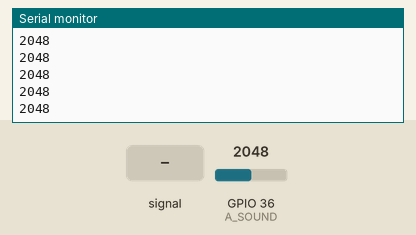
Bench run of a sketch on a simulated ESP32. On the bench: the last lines printed to the serial monitor. The inputs (shaded band) are chosen by the test bench; at power-on: GPIO 36 (A_SOUND) = 2048.

Above: at 1.2 s.
1.3 s: GPIO 36 (A_SOUND) fed a 200 Hz sine of ±327 counts around its level
At 2.2 s:
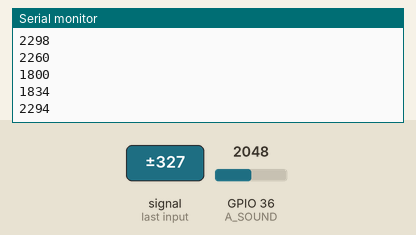
2.8 s: GPIO 36 (A_SOUND) set to 2866
At 3.9 s:
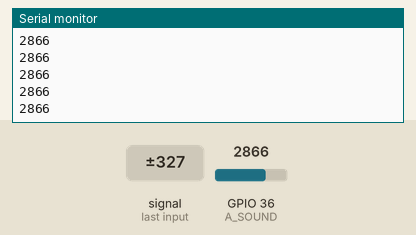
4.3 s: GPIO 36 (A_SOUND) fed a 1000 Hz sine of ±1023 counts around its level
5.8 s: GPIO 36 (A_SOUND) set to 2047
At 6.5 s:
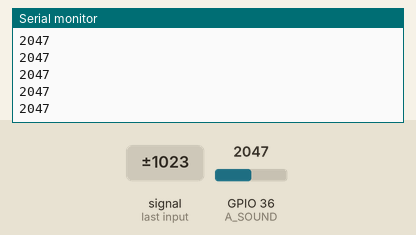
Timing chart, 0 to 8.3 s (numbered marks = the images above; inputs shaded):
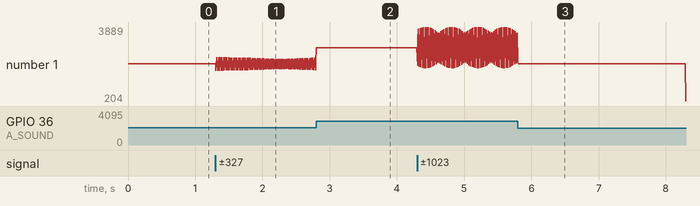

Measured:
- after the input at 1.3 s, the serial monitor: prints a new line at once (image 1)
- plotted number 1: 2048 → 2166 after the input at 1.3 s

The sketch:

test4_analogread_sound.ino
```cpp
/************************
  func 1 analogRead sound
*************************/
# include <Arduino.h>
# define A_SOUND 36
# define A_LIGHT 39
//sound is IO36
//light is IO39

void setup() {
  // initialize serial communication at 9600 bits per second:
  Serial.begin(9600);
}

void loop() {
  // read the input on analog pin 0:
  //读取A0脚输入值大小（0-5V对应0~1023）
  int sensorValue = analogRead(A_SOUND);

  // print out the value you read:
  Serial.println(sensorValue);
  delay(1); // delay 1 ms in between reads for stability

}

///************************
//  func 2 light led
//*************************/
//#include <Arduino.h>
//#include <Adafruit_NeoPixel.h>
//Adafruit_NeoPixel pixels(3,17, NEO_GRB + NEO_KHZ800);
//
//bool status_led = false;
//
//void led_on(){
//  pixels.setPixelColor(0, pixels.Color(10, 0, 0));
//  pixels.show();
//  Serial.println("led_on");
//}
//
//void led_off(){
//  pixels.setPixelColor(0, pixels.Color(0, 0, 0));
//  pixels.show();
//  Serial.println("led_off");
//}
//
//void change_led_status(){
//  if (status_led == false){
//    led_on();
//    status_led = true;
//  }
//  else if (status_led == true){
//    led_off();
//    status_led = false;
//  }
//  else
//    Serial.println("status_led error.");
//}
//
//
//void setup() {
//  Serial.begin(9600);
//  pixels.begin();
//
//  // set time
//
//}
//void loop() {
//  // judge time IRQ
//  change_led_status();
//  delay(500);
//}


/////************************
////  func 3 time irq -- mstimers
////  error:  MsTimer2 library only works on AVR architecture
////*************************/
//#include <MsTimer2.h>               //定时器库的 头文件
//
//
//#include <Arduino.h>
//#include <Adafruit_NeoPixel.h>
//Adafruit_NeoPixel pixels(3,17, NEO_GRB + NEO_KHZ800);
//
//static bool status_led = false;
//
//void led_on(){
//  pixels.setPixelColor(0, pixels.Color(10, 0, 0));
//  pixels.show();
//  Serial.println("led_on");
//}
//
//void led_off(){
//  pixels.setPixelColor(0, pixels.Color(0, 0, 0));
//  pixels.show();
//  Serial.println("led_off");
//}
//
//void change_led_status(){
//  if (status_led == false){
//    led_on();
//    status_led = true;
//  }
//  else if (status_led == true){
//    led_off();
//    status_led = false;
//  }
//  else
//    Serial.println("status_led error.");
//}
//
//void setup()
//{
//  Serial.begin(9600);
//  pixels.begin();
//
//  MsTimer2::set(1, change_led_status);        // 中断设置函数，每 500ms 进入一次中断
//  MsTimer2::start();                //开始计时
//
//}
//
//void loop()
//{
//
//}

/////************************
////  func 3 time irq -- mstimers 2
////  error:  MsTimer2 library only works on AVR architecture
////*************************/
//#include <MsTimer2.h>     //定时器库的头文件
//int tick = 0; //计数值
//
////中断服务程序
//void onTimer()
//{
//  Serial.print("timer ");
//  Serial.println(tick++);
//}
//
//void setup()
//{
//  Serial.begin(9600); //初始化串口
//
//  MsTimer2::set(1000, onTimer); //设置中断，每1000ms进入一次中断服务程序 onTimer()
//  MsTimer2::start(); //开始计时_开启定时器中断
//  //MsTimer2::stop(); //关闭定时器中断
//}
//
//void loop()
//{
//}
//


/////************************
////  func 3 time irq -- hw_timer_t
////  error: reboot
////*************************/
//
//#include <Arduino.h>
//#include <Adafruit_NeoPixel.h>
//Adafruit_NeoPixel pixels(3,17, NEO_GRB + NEO_KHZ800);
//# define A_SOUND 36
//
//volatile bool status_led = false;
//volatile int irq_count = 0;
//int count_sound = 0;
//
//void led_on(){
//  pixels.setPixelColor(0, pixels.Color(10, 0, 0));
//  pixels.show();
//  Serial.println("led_on");
//}
//
//void led_off(){
//  pixels.setPixelColor(0, pixels.Color(0, 0, 0));
//  pixels.show();
//  Serial.println("led_off");
//}
//
//void change_led_status(){
//  if (status_led == false){
//    led_on();
//    status_led = true;
//  }
//  else if (status_led == true){
//    led_off();
//    status_led = false;
//  }
//  else
//    Serial.println("status_led error.");
//}
//
//
//hw_timer_t * timer = NULL;            //声明一个定时器
//
////void IRAM_ATTR onTimer() {            //中断函数
//void IRAM_ATTR onTimer() {            //中断函数
////  change_led_status();
//
//  Serial.println(irq_count);
//  irq_count = irq_count+1;
//}
//
//
//void setup() {
//  Serial.begin(115200);
//  timer = timerBegin(0, 80, true);                //初始化
//  timerAttachInterrupt(timer, &onTimer, true);    //调用中断函数
//  timerAlarmWrite(timer, 1000000, true);        //timerBegin的参数二 80位80MHZ，这里为1000000  意思为1秒
//  timerAlarmEnable(timer);                //定时器使能
//
////timerDetachInterrupt(timer);            //关闭定时器
//}
//
//
//void loop() {
////    int sensorValue = analogRead(A_SOUND);
////
////    // print out the value you read:
//////    Serial.println(sensorValue);
////    Serial.println(count_sound);
//////    Serial.print('\t');
//////    Serial.println(sensorValue);
////    count_sound = count_sound +1;
//}

//
///************************
//  func 4 analogRead sound + time irq
//*************************/
//# include <Arduino.h>
//# define A_SOUND 36
//# define A_LIGHT 39
////sound is IO36
////light is IO39
//
//int count_sound = 0;
//volatile int status_time_irq = 0;
//
//hw_timer_t * timer = NULL;            //声明一个定时器
//
////void IRAM_ATTR onTimer() {            //中断函数
//void IRAM_ATTR onTimer() {            //中断函数
////  change_led_status();
////  status_time_irq = 1;
//  Serial.println("xxxxxx");
//}
//
//void setup() {
//  // initialize serial communication at 9600 bits per second:
//  Serial.begin(115200);
//  timer = timerBegin(0, 80, true);                //初始化
//  timerAttachInterrupt(timer, &onTimer, true);    //调用中断函数
//  timerAlarmWrite(timer, 1000000, true);        //timerBegin的参数二 80位80MHZ，这里为1000000  意思为1秒
//  timerAlarmEnable(timer);                //定时器使能
//
//}
//
//void loop() {
//
//  if (status_time_irq == 1)
////    return;
//    Serial.println("irq");
//  else{
//    // read the input on analog pin 0:
//    //读取A0脚输入值大小（0-5V对应0~1023）
//    int sensorValue = analogRead(A_SOUND);
//
//    // print out the value you read:
//    Serial.println(count_sound);
////    Serial.print('\t');
////    Serial.println(sensorValue);
//    count_sound = count_sound +1;
//  }
//
////  delay(1); // delay 1 ms in between reads for stability
//
//}

/////************************
////  func 5 test 2 cpu
////*************************/
//void setup() {
//    Serial.begin(9500);
//    xTaskCreatePinnedToCore(appCpuLoop,    //具体实现的函数
//                            "APP_CPU_LOOP",  //任务名称
//                            8192,       //堆栈大小
//                            NULL,       //输入参数
//                            1,          //任务优先级
//                            NULL,       //
//                            1           //核心  0\1
//                            );
//}
//
//void loop() {
//  Serial.println("main core");
//  delay(1000);
//}
//void appCpuLoop(void *pvParameters){
//  while(1){
//    Serial.println("appCpu");
//    delay(1000);
//  }
////当你想结束它的时候break()
//  vTaskDelete(NULL);
//}


/////************************
////  func 6 test 2 cpu + getsound + time irq 1s
////*************************/
//#include <Arduino.h>
//#include <Adafruit_NeoPixel.h>
//Adafruit_NeoPixel pixels(3,17, NEO_GRB + NEO_KHZ800);
//# define A_SOUND 36
//
//volatile bool status_led = false;
//volatile DRAM_ATTR int irq_count = 0;
//int count_sound = 0;
//
//hw_timer_t * timer = NULL;            //声明一个定时器
//
//
////void IRAM_ATTR onTimer() {            //中断函数
//void IRAM_ATTR onTimer() {            //中断函数
//    Serial.println(irq_count);
//    irq_count = irq_count+1;
//}
//
//void setup() {
//  Serial.println("start setup");
//  Serial.begin(9500);
//
//  //time irq 1s
//  timer = timerBegin(0, 80, true);                //初始化
//  timerAttachInterrupt(timer, &onTimer, true);    //调用中断函数
//  timerAlarmWrite(timer, 1000000, true);        //timerBegin的参数二 80位80MHZ，这里为1000000  意思为1秒
//  timerAlarmEnable(timer);                //定时器使能
//  //timerDetachInterrupt(timer);            //关闭定时器
//
//
//  xTaskCreatePinnedToCore(appCpuLoop,    //具体实现的函数
//                          "APP_CPU_LOOP",  //任务名称
//                          8192,       //堆栈大小
//                          NULL,       //输入参数
//                          1,          //任务优先级
//                          NULL,       //
//                          1           //核心  0\1
//                          );
//  Serial.println("end setup");
//}
//
//void loop() {
//  Serial.println("main core");
//}
//void appCpuLoop(void *pvParameters){
//  Serial.println("enter appCpuLoop");
//  while(1){
//    int sensorValue = analogRead(A_SOUND);
//
//    // print out the value you read:
//    Serial.println(count_sound);
////    Serial.print('\t');
////    Serial.println(sensorValue);
//    count_sound = count_sound +1;
//  }
////当你想结束它的时候break()
//  vTaskDelete(NULL);
//}
//
```
